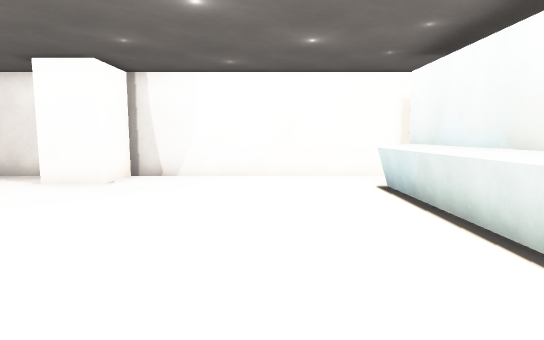
[1] (above)

17 first-person views from a walk through a level from a Godot 3-D game. The camera is 1.3 m above the floor, tilts 6° down and sees 80° across. The floor is counted in squares, 1 m on a side. Each view is taken from the middle of a square. On the plan, view 1 faces up. The plan holds only what a view shows up to about 14 squares ahead; the rest is blank. Flat picture figures and markers are left out. Surface patterns are stand-ins for the level's own textures.

[2]
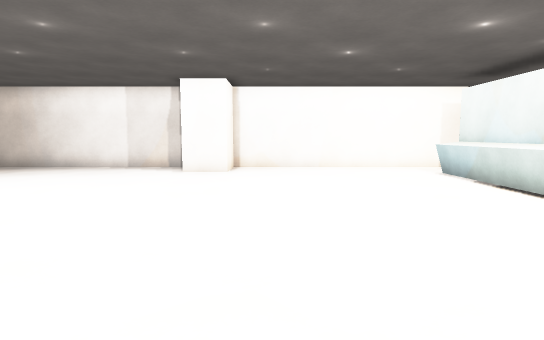

[3]
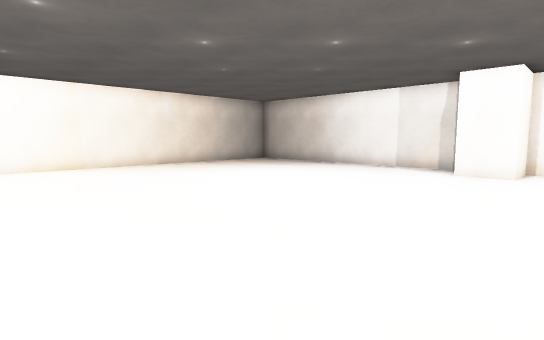

[4]
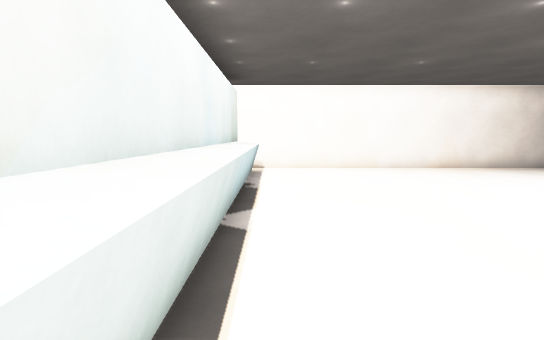

[5]
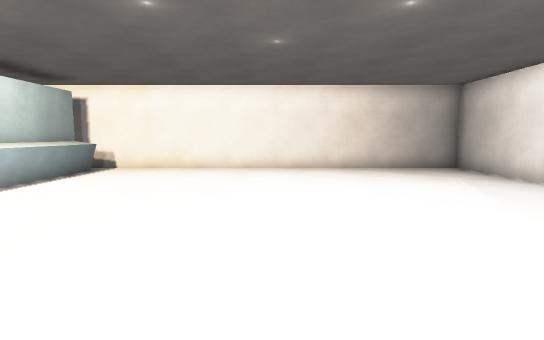

[6]
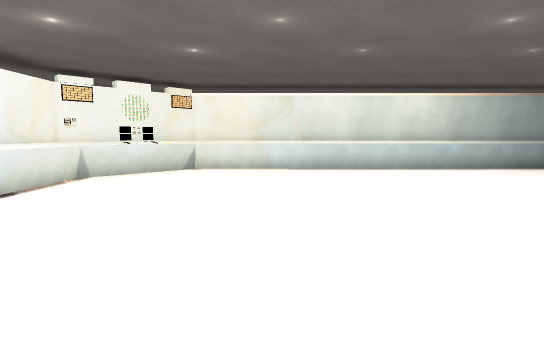

[7]
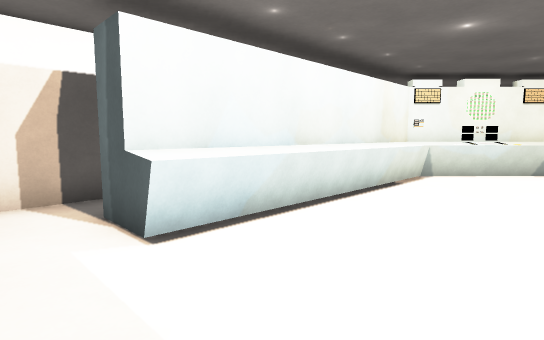

[8]
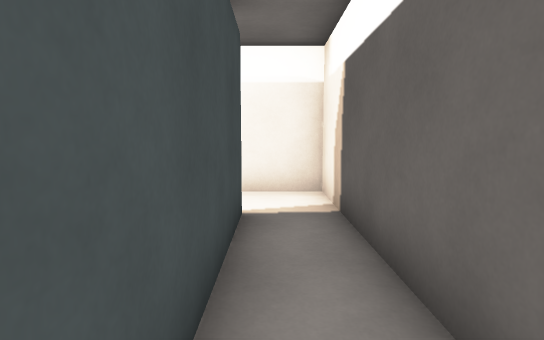

[9]
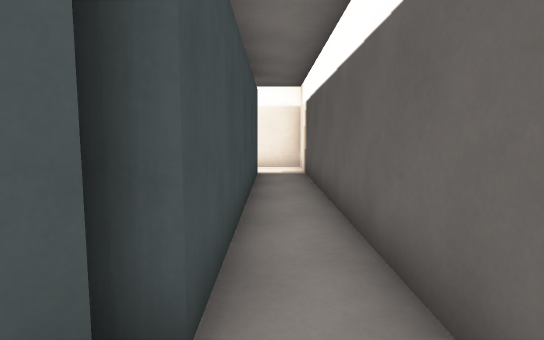

[10]
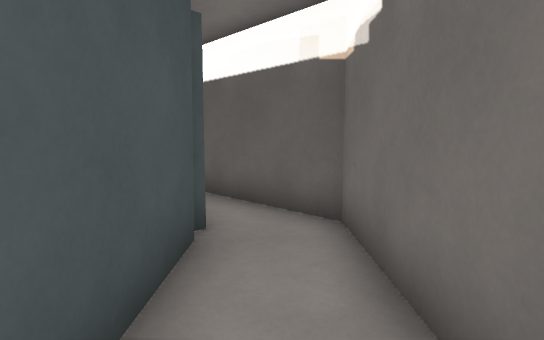

[11]
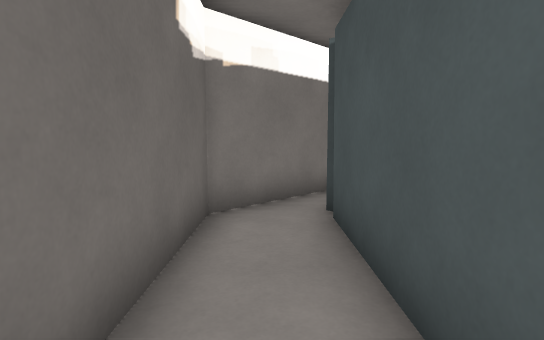

[12]
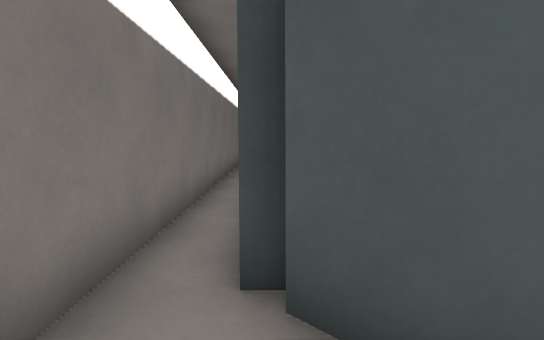

[13]
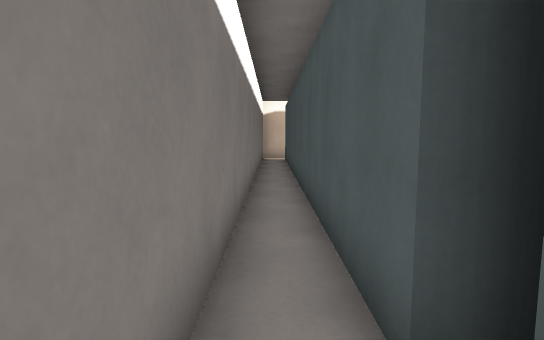

[14]
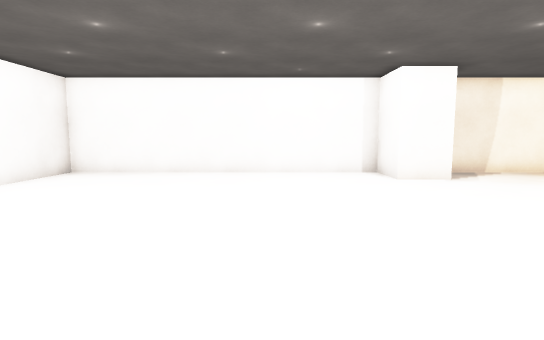

[15]
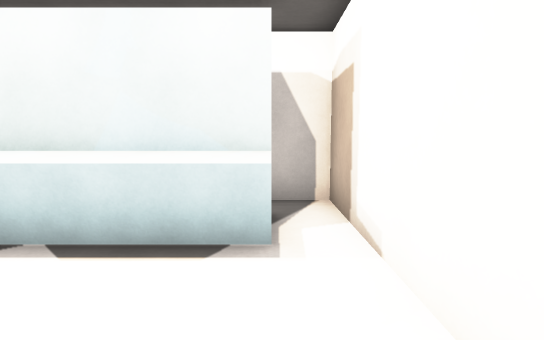

[16]
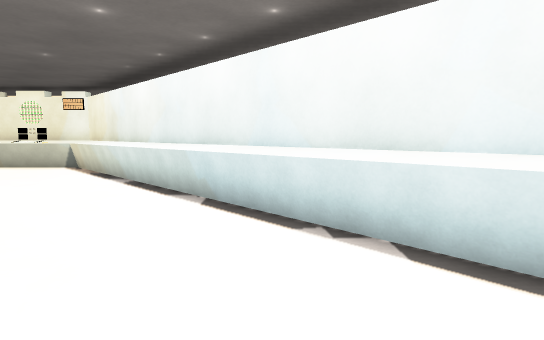

[17]
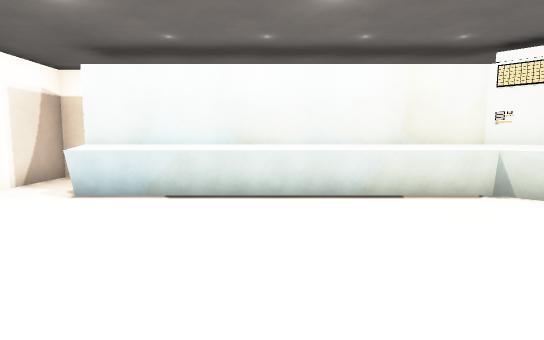

### Floor plan
Points are (right, up) in squares from view 1. A wall is a line through its corners. A room is listed if a view was taken in it or the views show most of it. See-through windows are left out.
Room 1 (views 1, 2, 3, 4, 5, 6, 7, 8, 9, 10, 11, 12, 13, 14, 15, 16, 17)
walls: (2.4, -2) (3.5, -0.9) (3.5, 8.4); (0.4, -4.5) (0.4, -5.3) (-12, -5.3); (2.9, 8.3) (4.5, 8.3) (4.5, -1.2) (3.9, -1.2); (-11.5, -6.5) (2, -6.5) (6.2, -2.3) (6.2, 10.5) (-4.6, 10.5) (-4.6, 8.7) (-6.2, 8.7) (-6.2, 10.5) (-17.2, 10.5) (-17.2, -6.5) (-16, -6.5); (4.1, -1.5) (0.7, -4.9); (-16, -4.3) (0.1, -4.3) (1, -3.3)
low walls: (2.7, -0.5) (2.7, 8.3); (2.9, -0.5) (2.9, 8.3); (-16, -3.5) (-0.1, -3.5) (0.3, -3.1)
ways out: gap at (-16, -5)
objects: other object (1, -3); other object (2, -3); other object (2, -2); box (3, -1)

Where each view was taken, in squares from view 1:
view 1: 0 up, 0 right, facing up
view 2: 3 down, 3 left, facing up
view 3: 3 down, 3 left, facing up-left
view 4: 3 down, 4 left, facing left
view 5: 3 up, 4 left, facing left
view 6: 9 up, 3 left, facing down
view 7: 10 up, 1 left, facing down-right
view 8: 3 up, 5 right, facing up
view 9: 3 down, 5 right, facing up
view 10: 5 down, 2 right, facing up-right
view 11: 2 down, 5 right, facing down-left
view 12: 5 down, 3 right, facing left
view 13: 6 down, 2 right, facing left
view 14: 1 down, 10 left, facing up
view 15: 0 up, 16 left, facing down
view 16: 0 up, 15 left, facing down-right
view 17: 4 up, 4 left, facing right
